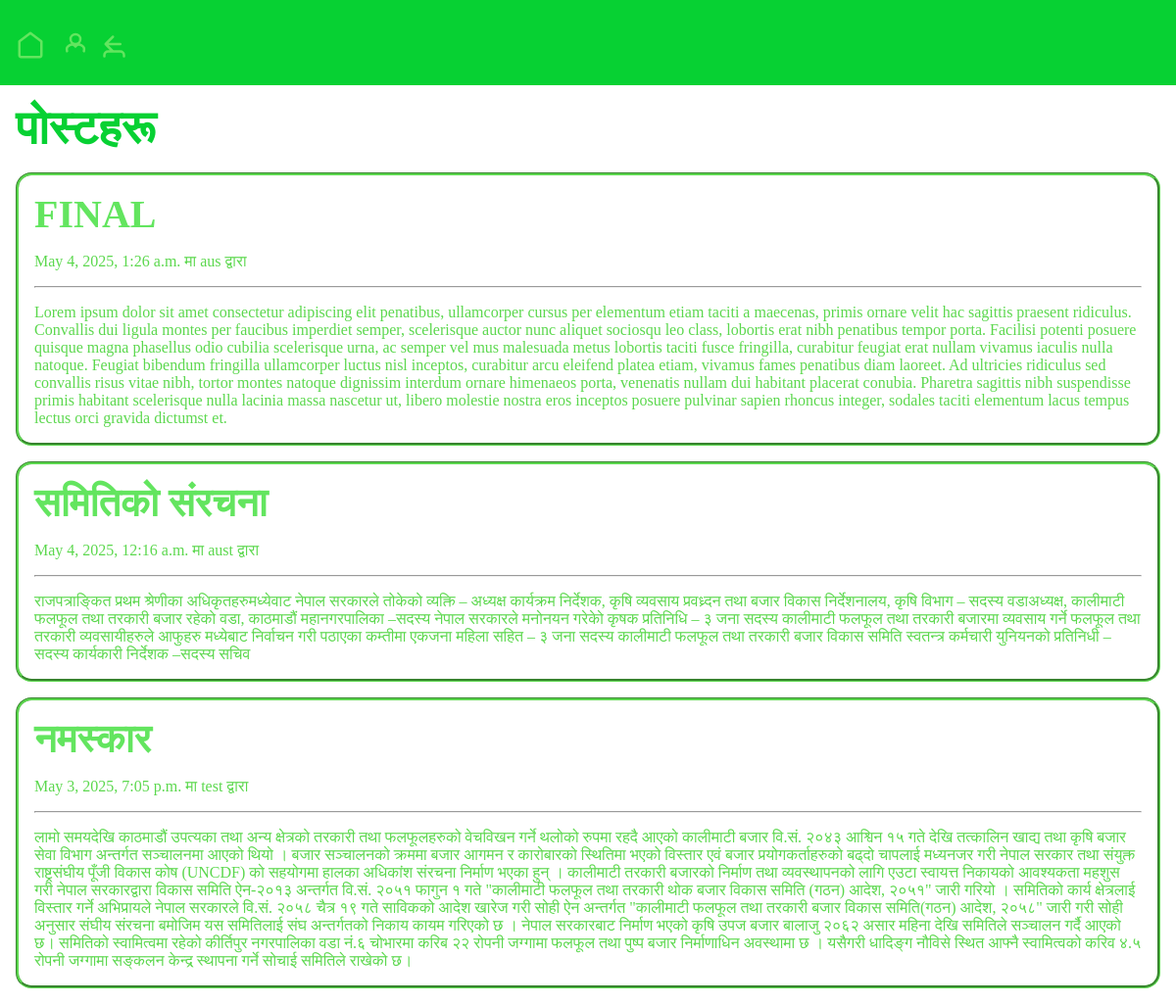
/posts/, run on the app's committed database.
### posts/models.py (models this page shows, shortened)
class Post(models.Model):
    CATEGORY_CHOICES = [('crops', 'बाली'), ('fertilizers', 'मलहरू '), ('market', 'बजार'), ('other', 'अन्य')]
    title = models.CharField(max_length=75)
    body = models.TextField()
    slug = models.SlugField(unique=True)
    date = models.DateTimeField(auto_now_add=True)
    banner = models.ImageField(blank=True)
    author = models.ForeignKey(User, on_delete=models.CASCADE, default=None)
    category = models.CharField(max_length=20, choices=CATEGORY_CHOICES, default='other')

### posts/views.py (the view)
# urls.py: path('', views.posts_list, name = "list"),
def posts_list(request):
    posts = Post.objects.exclude(slug='').order_by('-date')
    return render(request, 'posts/posts_list.html', {'posts': posts})

### posts/templates/posts/posts_list.html (shortened to what this page needs)
{% extends 'layout.html' %}
{% block content %}
    <section>
    <h1>पोस्टहरू  </h1>
    {% for post in posts %}
        <div class = "post-preview">
            <h2>
                {% if post.slug %}
                    <a href="{% url 'posts:page' slug=post.slug %}">
                    {{ post.title }}
                    </a>
                {% else %}
                    {{ post.title }}
                {% endif %}
            </h2>
            <p>{{ post.date }} मा {{ post.author }} द्वारा</p>
            <hr>
            <p>{{ post.body }}</p>
    </div>
    {%endfor%}
    </section>
{% endblock %}

### static/static/css/style.css (style rules this page uses)
* { margin: 0; padding: 0; box-sizing: border-box; }
body { min-height: 100vh; background-color: white; color: black; font-size: 3rem; }
section { display: flex; flex-flow: column; gap: 1rem; }
h1 { font-size: 3rem; color: #07d133; }
h2 { font-size: 2.5rem; }
p { font-size: 1rem; }
a { text-decoration: none; color: #63e55f; }
.post-preview { display: flex; flex-direction:column; gap: 1rem; padding: 1rem; margin: auto; background-color: white; color: #5cd84e; border-radius: 1rem; border-style:groove; border-color: #5cd84e; }

### data on the page
Post: title "FINAL", date "May 4, 2025, 1:26 a.m.", author "aus", body "Lorem ipsum dolor sit amet consectetur adipiscing elit penatibus, ullamcorper cursus per elementum etiam taciti a maecenas, primis ornare velit hac sagittis praesent ridiculus. Convallis dui ligula montes per faucibus imperdiet semper, scelerisque auctor nunc aliquet sociosqu leo class, lobortis erat nibh penatibus tempor porta. Facilisi potenti posuere quisque magna phasellus odio cubilia scelerisque urna, ac semper vel mus malesuada metus lobortis taciti fusce fringilla, curabitur feugiat erat nullam vivamus iaculis nulla natoque. Feugiat bibendum fringilla ullamcorper luctus nisl inceptos, curabitur arcu eleifend platea etiam, vivamus fames penatibus diam laoreet. Ad ultricies ridiculus…"
Post: title "समितिको संरचना", date "May 4, 2025, 12:16 a.m.", author "aust", body "राजपत्राङ्कित प्रथम श्रेणीका अधिकृतहरुमध्येवाट नेपाल सरकारले तोकेको व्यक्ति – अध्यक्ष कार्यक्रम निर्देशक, कृषि व्यवसाय प्रवध्र्दन तथा बजार विकास निर्देशनालय, कृषि विभाग – सदस्य वडाअध्यक्ष, कालीमाटी फलफूल तथा तरकारी बजार रहेको वडा, काठमाडौं महानगरपालिका –सदस्य नेपाल सरकारले मनोनयन गरेकोे कृषक प्रतिनिधि – ३ जना सदस्य कालीमाटी फलफूल तथा तरकारी बजारमा व्यवसाय गर्ने फलफूल तथा तरकारी व्यवसायीहरुले आफुहरु मध्येबाट निर्वाचन गरी पठाएका कम्तीमा एकजना महिला सहित – ३ जना सदस्य कालीमाटी फलफूल तथा तरकारी बजार विकास समिति स्वतन्त्र कर्मचारी युनियनको प्रतिनिधी – सदस्य कार्यकारी निर्देशक –सदस्य सचिव"
Post: title "नमस्कार", date "May 3, 2025, 7:05 p.m.", author "test", body "लामो समयदेखि काठमाडौं उपत्यका तथा अन्य क्षेत्रको तरकारी तथा फलफूलहरुको वेचविखन गर्ने थलोको रुपमा रहदै आएको कालीमाटी बजार वि.सं. २०४३ आश्विन १५ गते देखि तत्कालिन खाद्य तथा कृषि बजार सेवा विभाग अन्तर्गत सञ्चालनमा आएको थियो । बजार सञ्चालनको क्रममा बजार आगमन र कारोबारको स्थितिमा भएको विस्तार एवं बजार प्रयोगकर्ताहरुको बढ्दो चापलाई मध्यनजर गरी नेपाल सरकार तथा संयुक्त राष्ट्रसंघीय पूँजी विकास कोष (UNCDF) को सहयोगमा हालका अधिकांश संरचना निर्माण भएका हुन् । कालीमाटी तरकारी बजारको निर्माण तथा व्यवस्थापनको लागि एउटा स्वायत्त निकायको आवश्यकता महशुस गरी नेपाल सरकारद्वारा विकास समिति ऐन-२०१३ अन्तर्गत वि.सं. २०५१ फागुन १ गते \"कालीमाटी फलफूल तथा तरकारी थोक बजार विकास समिति (गठन) आदेश, २०५१\" जारी गरियो ।…"
